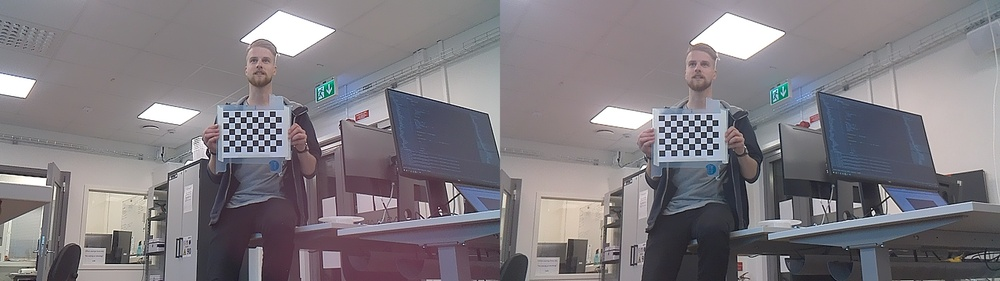
#> input picture capture/combined/combined000000.jpg, 1000 x 281 px, shrunk from 2560 x 720 before the run
$ python StereoVision.py capture/combined capture/combined out.png   (older library calls are emulated)
#> lines starting #> are read from the running program, lines starting #| are printed output that depends on the picture; after the words box and inside, x2 and y2 are one past the last pixel; in counts of white or black regions, pixels touching at a corner belong together
import glob
import os
import random
import sys

import numpy as np
import cv2

CHESSBOARD_SIZE = (9, 6)
CHESSBOARD_OPTIONS = (cv2.CALIB_CB_ADAPTIVE_THRESH | cv2.CALIB_CB_NORMALIZE_IMAGE | cv2.CALIB_CB_FAST_CHECK)

OBJECT_POINT_ZERO = np.zeros((CHESSBOARD_SIZE[0] * CHESSBOARD_SIZE[1], 3), np.float32)
OBJECT_POINT_ZERO[:, :2] = np.mgrid[0:CHESSBOARD_SIZE[0], 0:CHESSBOARD_SIZE[1]].T.reshape(-1, 2)

OPTIMIZE_ALPHA = 0.25

TERMINATION_CRITERIA = (cv2.TERM_CRITERIA_EPS | cv2.TERM_CRITERIA_MAX_ITER, 30, 0.001)

MAX_IMAGES = 64

if len(sys.argv) != 4:
    print("Syntax: {0} LEFT_IMAGE_DIR RIGHT_IMAGE_DIR OUTPUT_FILENAME"
          .format(sys.argv[0]))
    sys.exit(1)

leftImageDir = sys.argv[1]
rightImageDir = sys.argv[2]
outputFile = sys.argv[3]


def readImagesAndFindChessboards(imageDirectory):
#> called with imageDirectory = 'capture/combined'
    cacheFile = "{0}/chessboards.npz".format(imageDirectory)
    try:
        cache = np.load(cacheFile)
        print("Loading image data from cache file at {0}".format(cacheFile))
        return (list(cache["filenames"]), list(cache["objectPoints"]),
                list(cache["imagePoints"]), tuple(cache["imageSize"]))
    except IOError:
        print("Cache file at {0} not found".format(cacheFile))

    print("Reading images at {0}".format(imageDirectory))
    imagePaths = glob.glob("{0}/*.jpg".format(imageDirectory))

    filenames = []
    objectPoints = []
    imagePoints = []
    imageSize = None

    for imagePath in sorted(imagePaths):
        image = cv2.imread(imagePath)
#> image is the input picture: shape (281, 1000, 3); mean B, G, R 128.9, 123.3, 128
        grayImage = cv2.cvtColor(image, cv2.COLOR_BGR2GRAY)
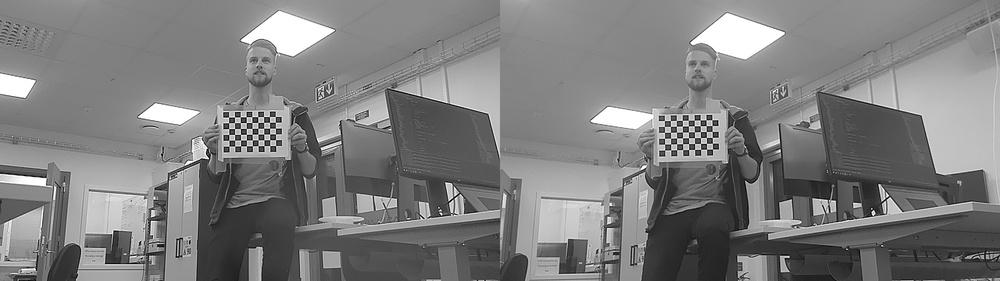
#> grayImage: shape (281, 1000); min 1, max 255, mean 125.3

        newSize = grayImage.shape[::-1]
#> newSize = (1000, 281)
        if imageSize != None and newSize != imageSize:
            raise ValueError(
                "Calibration image at {0} is not the same size as the others"
                    .format(imagePath))
        imageSize = newSize
#> imageSize = (1000, 281)

        hasCorners, corners = cv2.findChessboardCorners(grayImage,
                                                        CHESSBOARD_SIZE, cv2.CALIB_CB_FAST_CHECK)
#> hasCorners = True; corners = 54 rows, first 8: [664.4, 120.6], [670.4, 120.5], [676.3, 120.4], [682.3, 120.4], [688.3, 120.3], [694.2, 120.2], [700.2, 120], [706, 119.8]

        if hasCorners:
            filenames.append(os.path.basename(imagePath))
            objectPoints.append(OBJECT_POINT_ZERO)
            cv2.cornerSubPix(grayImage, corners, (11, 11), (-1, -1),
                             TERMINATION_CRITERIA)
            imagePoints.append(corners)

        cv2.drawChessboardCorners(image, CHESSBOARD_SIZE, corners, hasCorners)
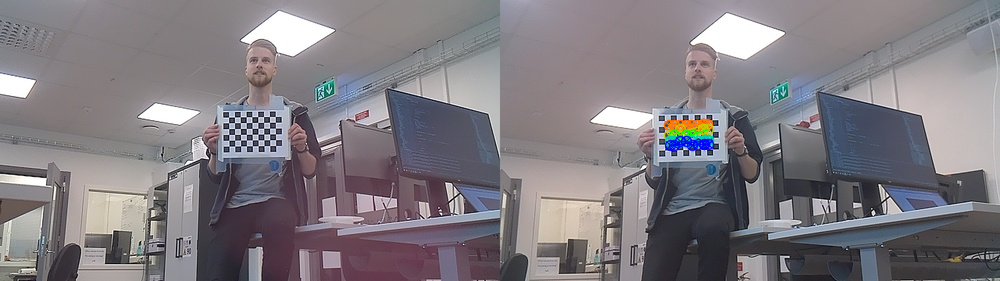
#> image: shape (281, 1000, 3); 0.55% of pixels changed, all inside (x1, y1, x2, y2) = (663, 118, 715, 152)
        cv2.imshow(imageDirectory, image)

        # Needed to draw the window
        cv2.waitKey(1)
#> pass 2 of the loop in readImagesAndFindChessboards, `for imagePath in sorted(imagePaths):`:
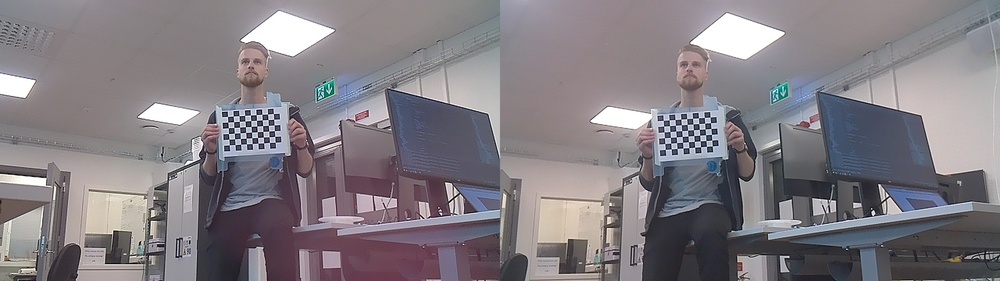
#> input picture capture/combined/combined000001.jpg, 1000 x 281 px, shrunk from 2560 x 720 before the run
#> in readImagesAndFindChessboards, image is the input picture: shape (281, 1000, 3); mean B, G, R 130.5, 125, 130.5
#> in readImagesAndFindChessboards, `grayImage = cv2.cvtColor(image, cv2.COLOR_BGR2GRAY)`:
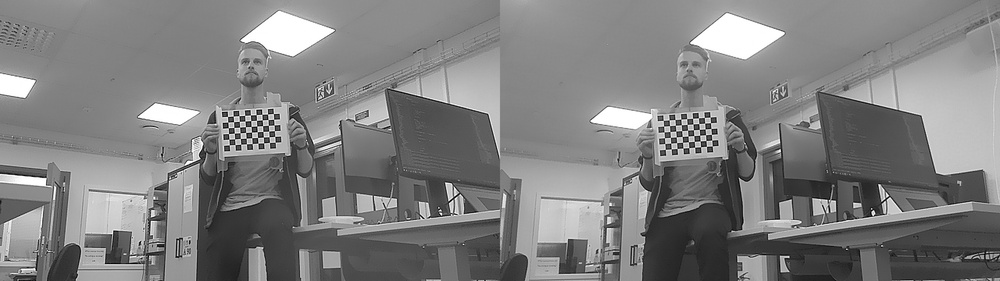
#> grayImage: shape (281, 1000); min 1, max 255, mean 127.3
#> corners = 54 rows, first 8: [227.5, 116.5], [233.2, 116.1], [238.9, 115.7], [244.7, 115.4], [250.4, 114.9], [256.2, 114.6], [261.8, 114.3], [267.5, 114]
#> in readImagesAndFindChessboards, `cv2.drawChessboardCorners(image, CHESSBOARD_SIZE, corners, hasCorners)`:
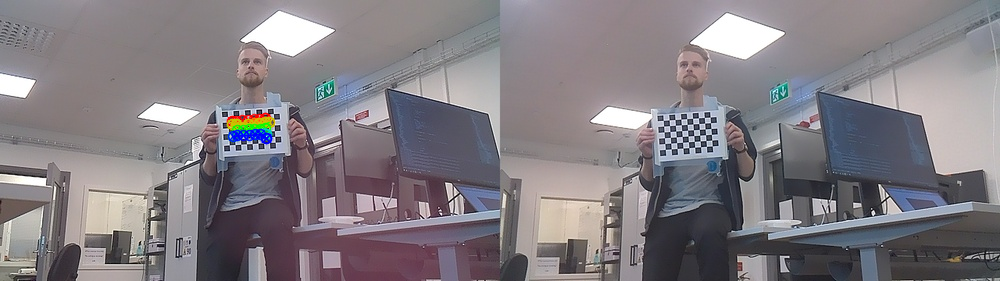
#> image: shape (281, 1000, 3); 0.46% of pixels changed, all inside (x1, y1, x2, y2) = (226, 112, 276, 145)

    cv2.destroyWindow(imageDirectory)

    print("Found corners in {0} out of {1} images"
          .format(len(imagePoints), len(imagePaths)))
#| Found corners in 2 out of 2 images

    np.savez_compressed(cacheFile,
                        filenames=filenames, objectPoints=objectPoints,
                        imagePoints=imagePoints, imageSize=imageSize)
    return filenames, objectPoints, imagePoints, imageSize


(leftFilenames, leftObjectPoints, leftImagePoints, leftSize) = readImagesAndFindChessboards(leftImageDir)
#> leftFilenames = ['combined000000.jpg', 'combined000001.jpg']; leftObjectPoints = 2 items; leftImagePoints = 2 items; leftSize = (1000, 281)
(rightFilenames, rightObjectPoints, rightImagePoints, rightSize) = readImagesAndFindChessboards(rightImageDir)

if leftSize != rightSize:
    print("Camera resolutions do not match")
    sys.exit(1)
imageSize = leftSize
#> imageSize = (1000, 281)

filenames = list(set(leftFilenames[:]) & set(rightFilenames))
#> filenames = ['combined000001.jpg', 'combined000000.jpg']
if (len(filenames) > MAX_IMAGES):
    print("Too many images to calibrate, using {0} randomly selected images"
          .format(MAX_IMAGES))
    filenames = random.sample(filenames, MAX_IMAGES)
filenames = sorted(filenames)
#> filenames = ['combined000000.jpg', 'combined000001.jpg']
print("Using these images:")
print(filenames)
#| ['combined000000.jpg', 'combined000001.jpg']


def getMatchingObjectAndImagePoints(requestedFilenames,
                                    allFilenames, objectPoints, imagePoints):
    requestedFilenameSet = set(requestedFilenames)
#> requestedFilenameSet = 2 items
    requestedObjectPoints = []
    requestedImagePoints = []

    for index, filename in enumerate(allFilenames):
        if filename in requestedFilenameSet:
            requestedObjectPoints.append(objectPoints[index])
            requestedImagePoints.append(imagePoints[index])
#> this loop made 2 passes
#> filename on passes 1 to 2: 'combined000000.jpg', 'combined000001.jpg'
#> after the loop, requestedImagePoints = 2 items; requestedObjectPoints = 2 items

    return requestedObjectPoints, requestedImagePoints


leftObjectPoints, leftImagePoints = getMatchingObjectAndImagePoints(filenames,
                                                                    leftFilenames, leftObjectPoints, leftImagePoints)
rightObjectPoints, rightImagePoints = getMatchingObjectAndImagePoints(filenames,
                                                                      rightFilenames, rightObjectPoints,
                                                                      rightImagePoints)
#> the loop in getMatchingObjectAndImagePoints (call 2), `for index, filename in enumerate(allFilenames):` made 2 passes
#> rightObjectPoints = 2 items; rightImagePoints = 2 items

# TODO: Fix this validation
# Keep getting "Use a.any() or a.all()" even though it's already used?!
# if (leftObjectPoints != rightObjectPoints).all():
#     print("Object points do not match")
#     sys.exit(1)
objectPoints = leftObjectPoints
#> objectPoints = 2 items

print("Calibrating left camera...")
_, leftCameraMatrix, leftDistortionCoefficients, _, _ = cv2.calibrateCamera(
    objectPoints, leftImagePoints, imageSize, None, None)
#> leftCameraMatrix = [[318.7, 0, 507.6], [0, 274.2, 137], [0, 0, 1]]; leftDistortionCoefficients = [[-0.061, -0.169, 0.00782, 0.0589, 0.218]]
print("Calibrating right camera...")
_, rightCameraMatrix, rightDistortionCoefficients, _, _ = cv2.calibrateCamera(
    objectPoints, rightImagePoints, imageSize, None, None)
#> rightCameraMatrix = [[318.7, 0, 507.6], [0, 274.2, 137], [0, 0, 1]]; rightDistortionCoefficients = [[-0.061, -0.169, 0.00782, 0.0589, 0.218]]

print("Calibrating cameras together...")
(_, _, _, _, _, rotationMatrix, translationVector, _, _) = cv2.stereoCalibrate(
    objectPoints, leftImagePoints, rightImagePoints,
    leftCameraMatrix, leftDistortionCoefficients,
    rightCameraMatrix, rightDistortionCoefficients,
    imageSize, None, None, None, None,
    cv2.CALIB_FIX_INTRINSIC, TERMINATION_CRITERIA)
#> rotationMatrix = [[1, -1.73e-14, 4.16e-12], [1.73e-14, 1, 2.87e-13], [-4.16e-12, -2.87e-13, 1]]; translationVector = [-4.36e-10, -2.68e-11, -1.64e-10]

print("Rectifying cameras...")
# TODO: Why do I care about the disparityToDepthMap?
(leftRectification, rightRectification, leftProjection, rightProjection,
 dispartityToDepthMap, leftROI, rightROI) = cv2.stereoRectify(
    leftCameraMatrix, leftDistortionCoefficients,
    rightCameraMatrix, rightDistortionCoefficients,
    imageSize, rotationMatrix, translationVector,
    None, None, None, None, None,
    cv2.CALIB_ZERO_DISPARITY, OPTIMIZE_ALPHA)
#> leftRectification = [[0.934, 0.0574, 0.352], [-0.0574, 0.998, -0.0105], [-0.352, -0.0105, 0.936]]; rightRectification has the same summary as leftRectification; leftProjection = [[12813.3, 0, 398.6, 0], [0, 12813.3, 144.2, 0], [0, 0, 1, 0]]; rightProjection = [[12813.3, 0, 398.6, -5.98e-06], [0, 12813.3, 144.2, 0], [0, 0, 1, 0]]; dispartityToDepthMap = [[1, 0, 0, -398.6], [0, 1, 0, -144.2], [0, 0, 0, 12813.3], [0, 0, 2.14e+09, 0]]; leftROI = (99, 0, 901, 281); rightROI = (99, 0, 901, 281)

print("Saving calibration...")
leftMapX, leftMapY = cv2.initUndistortRectifyMap(
    leftCameraMatrix, leftDistortionCoefficients, leftRectification,
    leftProjection, imageSize, cv2.CV_32FC1)
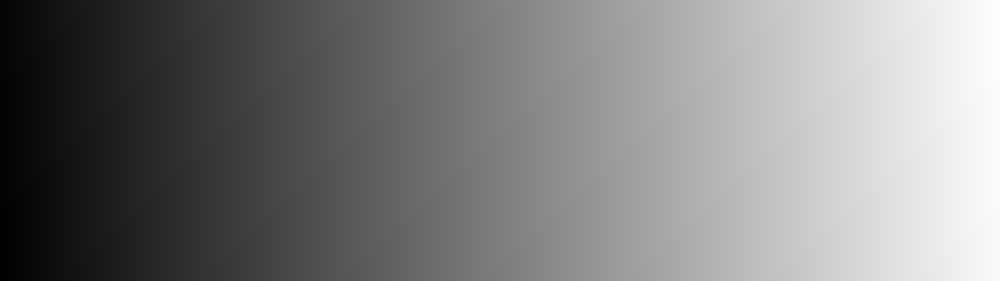
#> leftMapX: shape (281, 1000) float32; min 387.5, max 411.3, mean 399.4; drawn with min black and max white
rightMapX, rightMapY = cv2.initUndistortRectifyMap(
    rightCameraMatrix, rightDistortionCoefficients, rightRectification,
    rightProjection, imageSize, cv2.CV_32FC1)

np.savez_compressed(outputFile, imageSize=imageSize,
                    leftMapX=leftMapX, leftMapY=leftMapY, leftROI=leftROI,
                    rightMapX=rightMapX, rightMapY=rightMapY, rightROI=rightROI)

cv2.destroyAllWindows()
